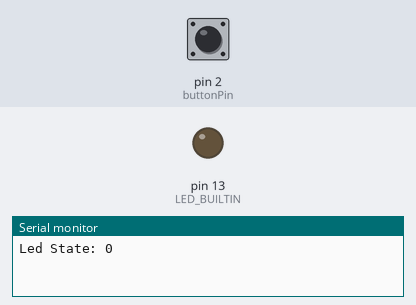
Recording of a sketch running on a simulated Arduino Uno, built with avr-gcc and run on an emulated ATmega328P. On the bench: output pins drawn as LEDs (lit = HIGH), the last lines printed to the serial monitor. The test bench sets the inputs (shaded band); at power-on: pin 2 (buttonPin) HIGH.

Above: at 1.2 s.
1.3 s: pin 2 (buttonPin) pulled LOW for 3.2 s
At 3.4 s:
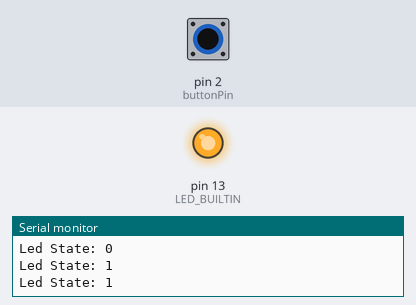
6.0 s: pin 2 (buttonPin) pulled LOW for 1 s
At 8.5 s:
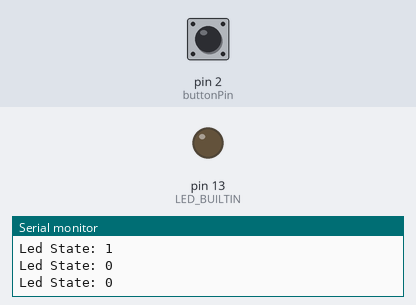
Timing chart, 0 to 10.0 s (numbered marks = the images above; inputs shaded):
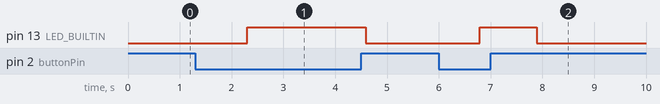

The sketch:

Sketch1.ino
```cpp
int x;
int buttonPin = 2;
bool previous = HIGH;
bool ledState = LOW;
void setup() {
    Serial.begin(115200);
    pinMode(buttonPin, INPUT_PULLUP);
    pinMode(LED_BUILTIN, OUTPUT);
    digitalWrite(LED_BUILTIN, ledState);
    x = 20;
}

boolean debounce(int pin) {
    boolean state;
    boolean previousState;
    previousState = digitalRead(pin);
    for (int i = 0; i < 10; i++) {
        delay(10);
        state = digitalRead(pin);
        if (state != previousState) {
            i = 0;
            previousState = state;
        }
    }
    return state;
}

void loop() {
    ledState = digitalRead(LED_BUILTIN);

    bool current = debounce(buttonPin);

    if (current != previous) {
        ledState = !ledState;
        digitalWrite(LED_BUILTIN, ledState);
        Serial.print("Led State: ");
        Serial.println(ledState);
    }

    x++;

    previous = current;

    Serial.print("Led State: ");
    Serial.println(ledState);

    delay(1000);
}
```

Measured:
- after the input at 1.3 s, pin 13 (LED_BUILTIN): LOW → HIGH after 1.0 s, → LOW 2.3 s later
- after the input at 6.0 s, pin 13 (LED_BUILTIN): LOW → HIGH after 0.79 s, → LOW 1.1 s later
